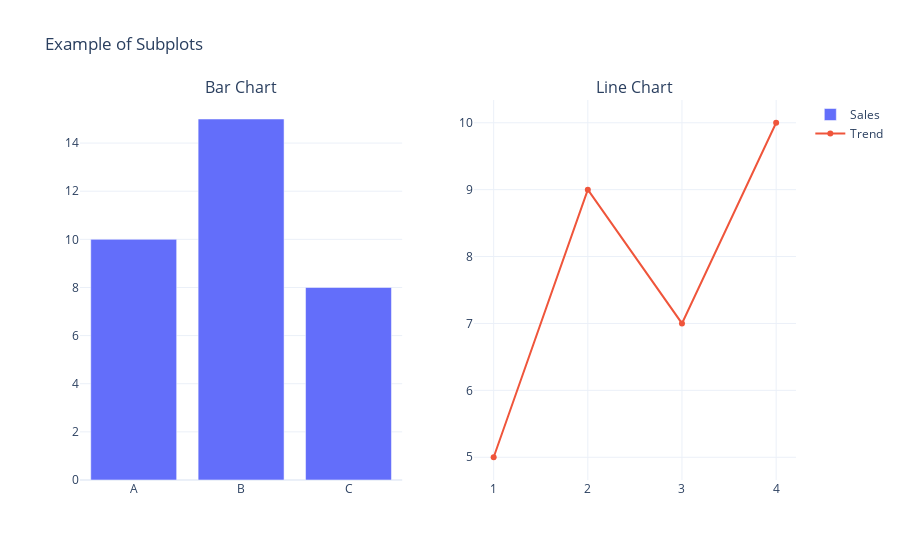

The notebook cell saved with this chart:
### Markdown cell above
#### Subplots

### Code cell
figsp = make_subplots(rows=1, cols=2, subplot_titles=("Bar Chart", "Line Chart"))
figsp.add_trace(go.Bar(x=['A','B','C'], y=[10,15,8], name="Sales"), row=1, col=1)
figsp.add_trace(go.Scatter(x=[1,2,3,4], y=[5,9,7,10], mode='lines+markers', name="Trend"), row=1, col=2)

figsp.update_layout(title="Example of Subplots", template="plotly_white")
figsp.show()

### Figure 1 — Plotly figure (JSON) as saved in the notebook; plotly's stock layout.template omitted (floating-point values rounded to 4 significant figures)
{"data": [{"name": "Sales", "type": "bar", "x": ["A", "B", "C"], "xaxis": "x", "y": [10, 15, 8], "yaxis": "y"}, {"mode": "lines+markers", "name": "Trend", "type": "scatter", "x": [1, 2, 3, 4], "xaxis": "x2", "y": [5, 9, 7, 10], "yaxis": "y2"}], "layout": {"annotations": [{"font": {"size": 16}, "showarrow": false, "text": "Bar Chart", "x": 0.225, "xanchor": "center", "xref": "paper", "y": 1, "yanchor": "bottom", "yref": "paper"}, {"font": {"size": 16}, "showarrow": false, "text": "Line Chart", "x": 0.775, "xanchor": "center", "xref": "paper", "y": 1, "yanchor": "bottom", "yref": "paper"}], "autosize": true, "title": {"text": "Example of Subplots"}, "xaxis": {"anchor": "y", "autorange": true, "domain": [0, 0.45], "range": [-0.5, 2.5], "type": "category"}, "xaxis2": {"anchor": "y2", "autorange": true, "domain": [0.55, 1], "range": [0.7994, 4.201], "type": "linear"}, "yaxis": {"anchor": "x", "autorange": true, "domain": [0, 1], "range": [0, 15.79], "type": "linear"}, "yaxis2": {"anchor": "x2", "autorange": true, "domain": [0, 1], "range": [4.587, 10.41], "type": "linear"}}}
